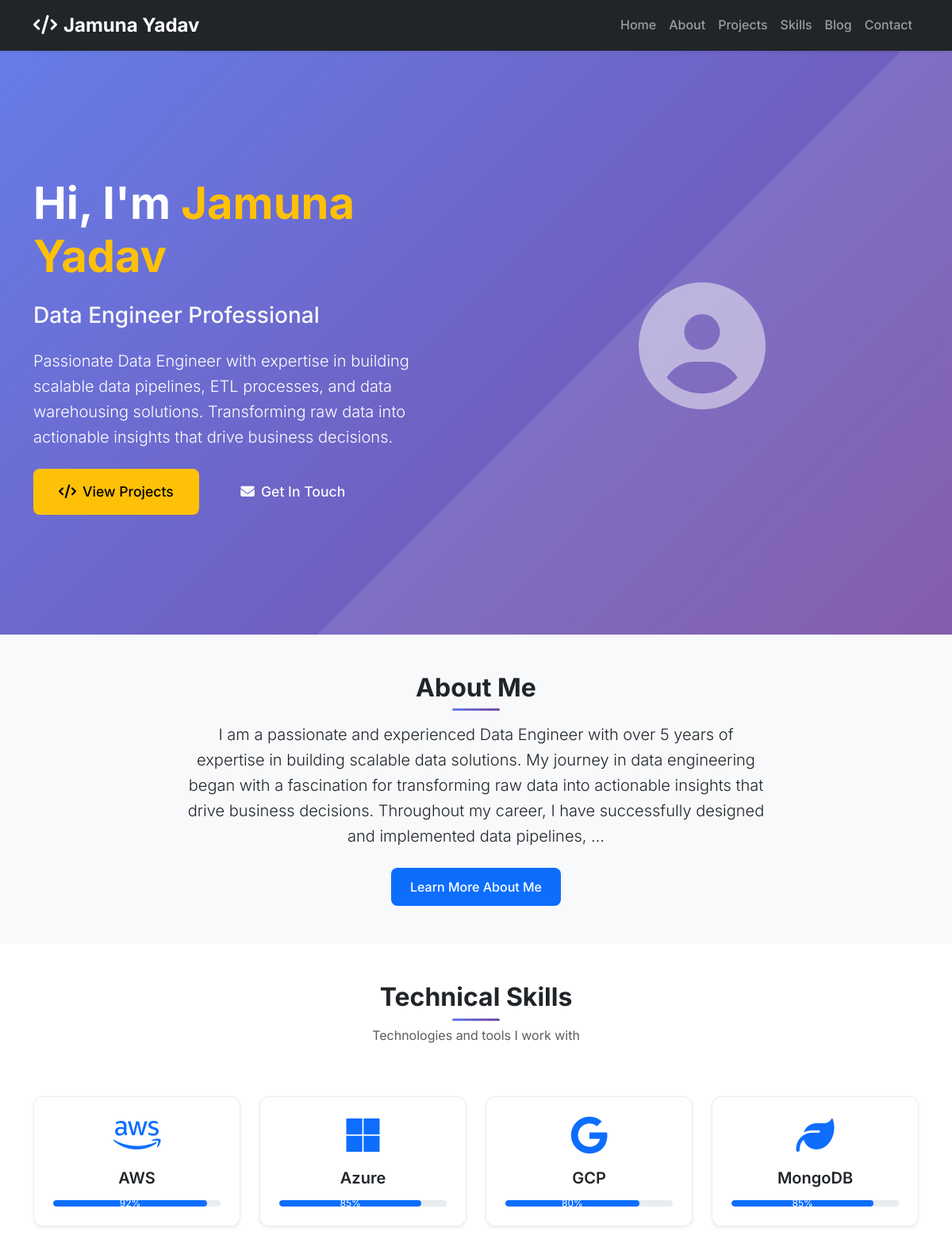
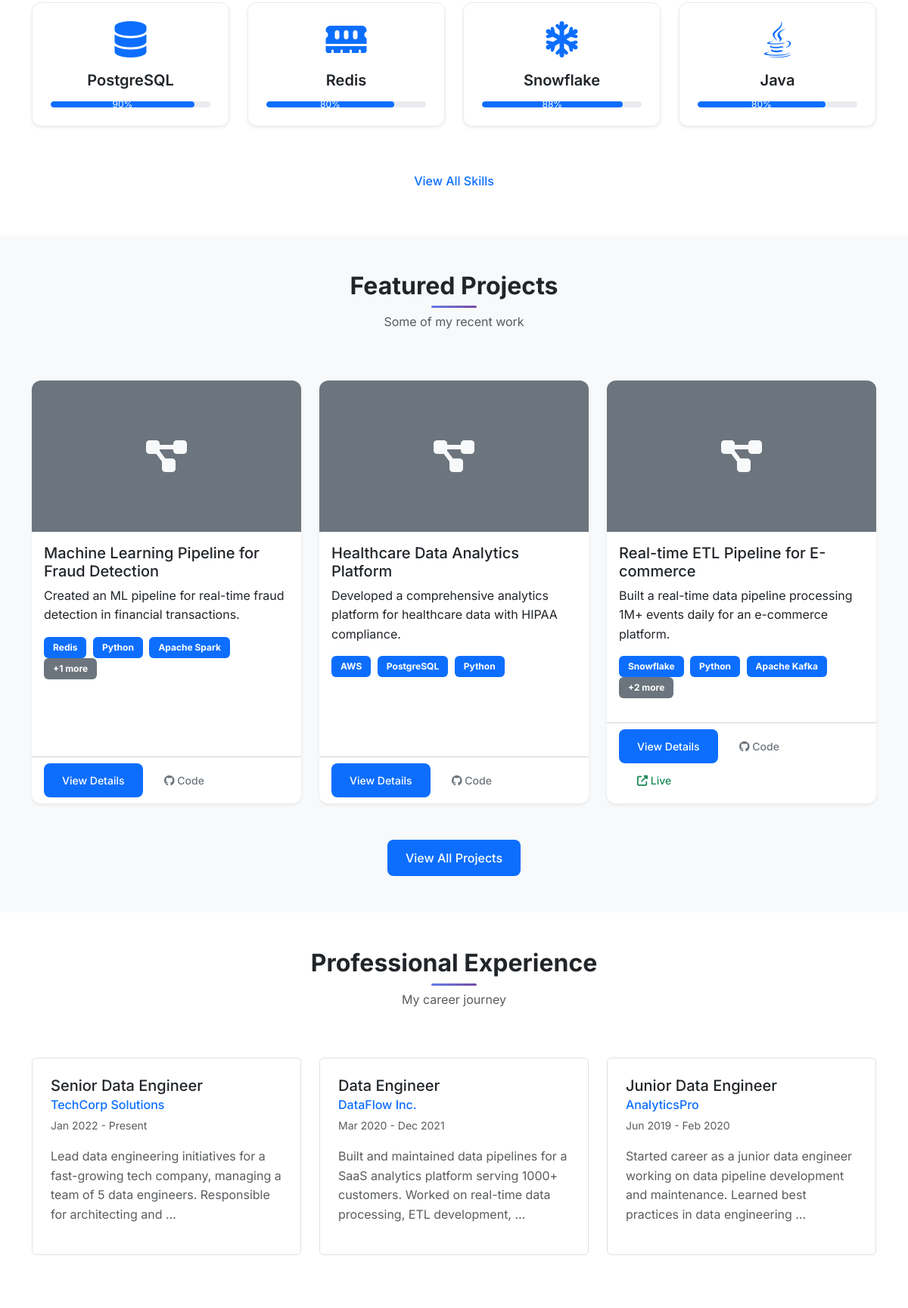
The page / (upper part) on the database its author committed (2 pictures, top to bottom).
### portfolio/models.py (models this page shows, shortened)
class PersonalInfo(models.Model):
    name = models.CharField(max_length=100)
    title = models.CharField(max_length=200)
    email = models.EmailField()
    phone = models.CharField(max_length=20, blank=True)
    location = models.CharField(max_length=100, blank=True)
    linkedin = models.URLField(blank=True)
    github = models.URLField(blank=True)
    website = models.URLField(blank=True)
    profile_picture = models.ImageField(upload_to='profile/', blank=True, null=True)
    about_me = models.TextField()
    summary = models.TextField()
    created_at = models.DateTimeField(auto_now_add=True)
    updated_at = models.DateTimeField(auto_now=True)
    class Meta:
        verbose_name_plural = "Personal Info"

class Skill(models.Model):
    SKILL_CATEGORIES = [
        ('programming', 'Programming Languages'),
        ('database', 'Databases'),
        ('cloud', 'Cloud Platforms'),
        ('tools', 'Tools & Technologies'),
        ('soft', 'Soft Skills'),
    ]
    name = models.CharField(max_length=100)
    category = models.CharField(max_length=20, choices=SKILL_CATEGORIES)
    proficiency = models.IntegerField(
        validators=[MinValueValidator(1), MaxValueValidator(100)],
        help_text="Skill proficiency level (1-100)"
    )
    icon = models.CharField(max_length=50, blank=True, help_text="FontAwesome icon class")
    order = models.IntegerField(default=0)
    class Meta:
        ordering = ['category', 'order', 'name']

class Project(models.Model):
    title = models.CharField(max_length=200)
    description = models.TextField()
    short_description = models.CharField(max_length=300)
    image = models.ImageField(upload_to='projects/', blank=True, null=True)
    technologies = models.ManyToManyField(Skill, related_name='projects')
    github_url = models.URLField(blank=True)
    live_url = models.URLField(blank=True)
    featured = models.BooleanField(default=False)
    order = models.IntegerField(default=0)
    created_at = models.DateTimeField(auto_now_add=True)
    updated_at = models.DateTimeField(auto_now=True)
    class Meta:
        ordering = ['-featured', 'order', '-created_at']

class Experience(models.Model):
    company = models.CharField(max_length=200)
    position = models.CharField(max_length=200)
    location = models.CharField(max_length=100, blank=True)
    start_date = models.DateField()
    end_date = models.DateField(blank=True, null=True)
    current = models.BooleanField(default=False)
    description = models.TextField()
    achievements = models.TextField(blank=True)
    technologies_used = models.ManyToManyField(Skill, related_name='experiences', blank=True)
    order = models.IntegerField(default=0)
    class Meta:
        ordering = ['-start_date', 'order']

### portfolio/views.py (the view)
# urls.py: path('', views.home, name='home'),
def home(request):
    try:
        personal_info = PersonalInfo.objects.first()
    except PersonalInfo.DoesNotExist:
        personal_info = None
    skills = Skill.objects.all()
    featured_projects = Project.objects.filter(featured=True)[:3]
    recent_projects = Project.objects.exclude(featured=True)[:6]
    experiences = Experience.objects.all()
    education = Education.objects.all()
    certifications = Certification.objects.all()
    context = {
        'personal_info': personal_info,
        'skills': skills,
        'featured_projects': featured_projects,
        'recent_projects': recent_projects,
        'experiences': experiences,
        'education': education,
        'certifications': certifications,
    }
    return render(request, 'portfolio/home.html', context)

### templates/portfolio/home.html (shortened to what this page needs)
{% extends 'base.html' %}
{% load static %}
{% block content %}
<section class="hero-section bg-gradient-primary text-white py-5" style="padding-top: 120px !important;">
    <div class="container">
        <div class="row align-items-center min-vh-75">
            <div class="col-lg-6">
                <div class="hero-content">
                    <h1 class="display-4 fw-bold mb-4">
                        Hi, I'm <span class="text-warning">Jamuna Yadav</span>
                    </h1>
                    <h2 class="h3 mb-4 text-light">Data Engineer Professional</h2>
                    <p class="lead mb-4">
                        {% if personal_info %}
                            {{ personal_info.summary }}
                        {% else %}
                            Passionate Data Engineer with expertise in building scalable data pipelines,
                            ETL processes, and data warehousing solutions. Transforming raw data into
                            actionable insights that drive business decisions.
                        {% endif %}
                    </p>
                    <div class="hero-buttons">
                        <a href="{% url 'portfolio:projects' %}" class="btn btn-warning btn-lg me-3">
                            <i class="fas fa-code me-2"></i>View Projects
                        </a>
                        <a href="{% url 'portfolio:contact' %}" class="btn btn-outline-light btn-lg">
                            <i class="fas fa-envelope me-2"></i>Get In Touch
                        </a>
                    </div>
                </div>
            </div>
            <div class="col-lg-6 text-center">
                <div class="hero-image">
                    {% if personal_info and personal_info.profile_picture %}
                        <img src="{{ personal_info.profile_picture.url }}" alt="Jamuna Yadav" class="img-fluid rounded-circle hero-profile">
                    {% else %}
                        <div class="hero-placeholder">
                            <i class="fas fa-user-circle fa-10x text-light opacity-50"></i>
                        </div>
                    {% endif %}
                </div>
            </div>
        </div>
    </div>
</section>
<section class="py-5 bg-light">
    <div class="container">
        <div class="row">
            <div class="col-lg-8 mx-auto text-center">
                <h2 class="section-title mb-4">About Me</h2>
                <p class="lead mb-4">
                    {% if personal_info %}
                        {{ personal_info.about_me|truncatewords:50 }}
                    {% else %}
                        I am a dedicated Data Engineer with a strong foundation in data architecture,
                        pipeline development, and cloud technologies. My passion lies in creating
                        efficient, scalable solutions that transform complex data challenges into
                        streamlined processes.
                    {% endif %}
                </p>
                <a href="{% url 'portfolio:about' %}" class="btn btn-primary">
                    Learn More About Me
                </a>
            </div>
        </div>
    </div>
</section>
<section class="py-5">
    <div class="container">
        <div class="row">
            <div class="col-12 text-center mb-5">
                <h2 class="section-title">Technical Skills</h2>
                <p class="text-muted">Technologies and tools I work with</p>
            </div>
        </div>
        {% if skills %}
        <div class="row">
            {% for skill in skills|slice:":8" %}
            <div class="col-lg-3 col-md-6 mb-4">
                <div class="skill-card text-center p-4 h-100">
                    <div class="skill-icon mb-3">
                        {% if skill.icon %}
                            <i class="{{ skill.icon }} fa-3x text-primary"></i>
                        {% else %}
                            <i class="fas fa-cog fa-3x text-primary"></i>
                        {% endif %}
                    </div>
                    <h5 class="skill-name">{{ skill.name }}</h5>
                    <div class="skill-progress mt-3">
                        <div class="progress">
                            <div class="progress-bar bg-primary" role="progressbar"
                                 style="width: {{ skill.proficiency }}%"
                                 aria-valuenow="{{ skill.proficiency }}"
                                 aria-valuemin="0" aria-valuemax="100">
                                {{ skill.proficiency }}%
                            </div>
                        </div>
                    </div>
                </div>
            </div>
            {% endfor %}
        </div>
        <div class="text-center mt-4">
            <a href="{% url 'portfolio:skills' %}" class="btn btn-outline-primary">View All Skills</a>
        </div>
        {% else %}
        <div class="row">
            <div class="col-12 text-center">
                <p class="text-muted">Skills will be displayed here once added to the database.</p>
            </div>
        </div>
        {% endif %}
    </div>
</section>
<section class="py-5 bg-light">
    <div class="container">
        <div class="row">
            <div class="col-12 text-center mb-5">
                <h2 class="section-title">Featured Projects</h2>
                <p class="text-muted">Some of my recent work</p>
            </div>
        </div>
        {% if featured_projects %}
        <div class="row">
            {% for project in featured_projects %}
            <div class="col-lg-4 col-md-6 mb-4">
                <div class="project-card card h-100 shadow-sm">
                    {% if project.image %}
                        <img src="{{ project.image.url }}" class="card-img-top" alt="{{ project.title }}">
                    {% else %}
                        <div class="card-img-top bg-secondary d-flex align-items-center justify-content-center" style="height: 200px;">
                            <i class="fas fa-project-diagram fa-3x text-light"></i>
                        </div>
                    {% endif %}
                    <div class="card-body">
                        <h5 class="card-title">{{ project.title }}</h5>
                        <p class="card-text">{{ project.short_description }}</p>
                        <div class="project-tech mb-3">
                            {% for tech in project.technologies.all|slice:":3" %}
                                <span class="badge bg-primary me-1">{{ tech.name }}</span>
                            {% endfor %}
                            {% if project.technologies.count > 3 %}
                                <span class="badge bg-secondary">+{{ project.technologies.count|add:"-3" }} more</span>
                            {% endif %}
                        </div>
                    </div>
                    <div class="card-footer bg-transparent">
                        <a href="{% url 'portfolio:project_detail' project.id %}" class="btn btn-primary btn-sm">
                            View Details
                        </a>
                        {% if project.github_url %}
                            <a href="{{ project.github_url }}" class="btn btn-outline-secondary btn-sm" target="_blank">
                                <i class="fab fa-github"></i> Code
                            </a>
                        {% endif %}
                        {% if project.live_url %}
                            <a href="{{ project.live_url }}" class="btn btn-outline-success btn-sm" target="_blank">
                                <i class="fas fa-external-link-alt"></i> Live
                            </a>
                        {% endif %}
                    </div>
                </div>
            </div>
            {% endfor %}
        </div>
        {% else %}
        <div class="row">
            <div class="col-12 text-center">
                <p class="text-muted">Featured projects will be displayed here once added to the database.</p>
            </div>
        </div>
        {% endif %}
        <div class="text-center mt-4">
            <a href="{% url 'portfolio:projects' %}" class="btn btn-primary">View All Projects</a>
        </div>
    </div>
</section>
{% if experiences %}
<section class="py-5">
    <div class="container">
        <div class="row">
            <div class="col-12 text-center mb-5">
                <h2 class="section-title">Professional Experience</h2>
                <p class="text-muted">My career journey</p>
            </div>
        </div>
        <div class="row">
            {% for experience in experiences|slice:":3" %}
            <div class="col-lg-4 col-md-6 mb-4">
                <div class="experience-card p-4 h-100 border rounded">
                    <div class="experience-header mb-3">
                        <h5 class="mb-1">{{ experience.position }}</h5>
                        <h6 class="text-primary mb-1">{{ experience.company }}</h6>
                        <small class="text-muted">
                            {{ experience.start_date|date:"M Y" }} -
                            {% if experience.current %}Present{% else %}{{ experience.end_date|date:"M Y" }}{% endif %}
                        </small>
                    </div>
                    <p class="text-muted">{{ experience.description|truncatewords:20 }}</p>
                </div>
            </div>
            {% endfor %}
        </div>
    </div>
</section>
{% endif %}
{% endblock %}

### static/css/style.css (style rules this page uses)
:root { --primary-color: #0d6efd; --secondary-color: #6c757d; --success-color: #198754; --warning-color: #ffc107; --danger-color: #dc3545; --light-color: #f8f9fa; --dark-color: #212529; --gradient-primary: linear-gradient(135deg, #667eea 0%, #764ba2 100%); --gradient-secondary: linear-gradient(135deg, #f093fb 0%, #f5576c 100%); --gradient-warning: linear-gradient(135deg, #ffecd2 0%, #fcb69f 100%); --shadow-sm: 0 0.125rem 0.25rem rgba(0, 0, 0, 0.075); --shadow: 0 0.5rem 1rem rgba(0, 0, 0, 0.15); --shadow-lg: 0 1rem 3rem rgba(0, 0, 0, 0.175); }
* { margin: 0; padding: 0; box-sizing: border-box; }
body { font-family: 'Inter', sans-serif; line-height: 1.6; color: var(--dark-color); }
.section-title { font-weight: 700; margin-bottom: 1rem; position: relative; }
.section-title::after { content: ''; position: absolute; bottom: -10px; left: 50%; transform: translateX(-50%); width: 60px; height: 3px; background: var(--gradient-primary); border-radius: 2px; }
.hero-section { background: var(--gradient-primary); min-height: 100vh; display: flex; align-items: center; position: relative; overflow: hidden; }
.hero-section::before { content: ''; position: absolute; top: 0; left: 0; right: 0; bottom: 0; background-size: cover; }
.hero-content { position: relative; z-index: 2; }
.hero-placeholder { width: 300px; height: 300px; margin: 0 auto; display: flex; align-items: center; justify-content: center; }
.min-vh-75 { min-height: 75vh; }
.btn { border-radius: 8px; font-weight: 500; padding: 0.75rem 1.5rem; transition: all 0.3s ease; border: none; }
.btn-lg { padding: 1rem 2rem; font-size: 1.1rem; }
.card { border: none; border-radius: 12px; transition: all 0.3s ease; overflow: hidden; }
.card-img-top { height: 200px; object-fit: cover; }
.skill-card { background: white; border-radius: 12px; box-shadow: var(--shadow-sm); transition: all 0.3s ease; border: 1px solid #e9ecef; }
.skill-icon { color: var(--primary-color); }
.skill-name { font-weight: 600; margin-bottom: 0.5rem; }
.progress { height: 8px; border-radius: 4px; background-color: #e9ecef; }
.progress-bar { border-radius: 4px; transition: width 1s ease; }
.project-card { background: white; border-radius: 12px; overflow: hidden; }
.project-tech .badge { font-size: 0.75rem; padding: 0.5rem 0.75rem; border-radius: 6px; }
.experience-card { background: white; border-radius: 12px; transition: all 0.3s ease; }
.bg-gradient-primary { background: var(--gradient-primary); }

### rows shown on the page
PersonalInfo: summary "Passionate Data Engineer with expertise in building scalable data pipelines, ETL processes, and data warehousing solutions. Transforming raw data into actionable insights that drive business decisions.", about_me "I am a passionate and experienced Data Engineer with over 5 years of expertise in building scalable data solutions. My journey in data engineering began with a fascination for transforming raw data into actionable insights that drive business decisions. Throughout my career, I have successfully designed and implemented data pipelines, …"
Skill: name "AWS", proficiency "92"
Skill: name "Azure", proficiency "85"
Skill: name "GCP", proficiency "80"
Skill: name "MongoDB", proficiency "85"
Skill: name "PostgreSQL", proficiency "90"
Skill: name "Redis", proficiency "80"
Skill: name "Snowflake", proficiency "88"
Skill: name "Java", proficiency "80"
Project: title "Machine Learning Pipeline for Fraud Detection", short_description "Created an ML pipeline for real-time fraud detection in financial transactions.", technologies.count|add "1"
Skill: name "Python"
Skill: name "Apache Spark"
Project: title "Healthcare Data Analytics Platform", short_description "Developed a comprehensive analytics platform for healthcare data with HIPAA compliance."
Project: title "Real-time ETL Pipeline for E-commerce", short_description "Built a real-time data pipeline processing 1M+ events daily for an e-commerce platform.", technologies.count|add "2"
Skill: name "Apache Kafka"
Experience: position "Senior Data Engineer", company "TechCorp Solutions", start_date "Jan 2022", current "Present", description "Lead data engineering initiatives for a fast-growing tech company, managing a team of 5 data engineers. Responsible for architecting and …"
Experience: position "Data Engineer", company "DataFlow Inc.", start_date "Mar 2020", end_date "Dec 2021", description "Built and maintained data pipelines for a SaaS analytics platform serving 1000+ customers. Worked on real-time data processing, ETL development, …"
Experience: position "Junior Data Engineer", company "AnalyticsPro", start_date "Jun 2019", end_date "Feb 2020", description "Started career as a junior data engineer working on data pipeline development and maintenance. Learned best practices in data engineering …"
